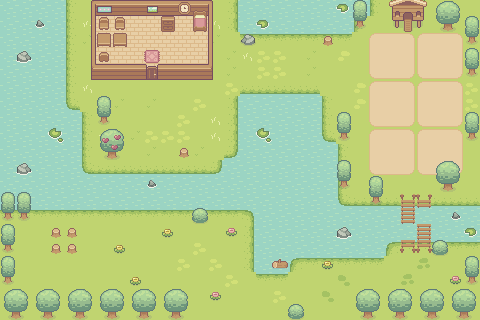

Rendered tile map (Tiled .tmx) drawn with the repository's tilesets; below, a short description and the map source with its tile grids summarised:
An orthogonal 30x20 tile map with 16x16 px tiles, 22 tile layers (water, grass, to_kota, spawn_kota, ...), 15 hidden layers not drawn, 13 tilesets.

<map version="1.10" tiledversion="1.12.1" orientation="orthogonal" renderorder="right-down" width="30" height="20" tilewidth="16" tileheight="16" infinite="0" nextlayerid="39" nextobjectid="1">
 <tileset firstgid="1" source="Grass.tsx" />
 <tileset firstgid="78" source="Water.tsx" />
 <tileset firstgid="82" source="Hills.tsx" />
 <tileset firstgid="181" source="Wooden_House_Walls_Tilset.tsx" />
 <tileset firstgid="196" source="Doors.tsx" />
 <tileset firstgid="200" source="Basic Furniture.tsx" />
 <tileset firstgid="357" source="Basic_Grass_Biom_things.tsx" />
 <tileset firstgid="402" source="Tilled_Dirt_Wide_v2.tsx" />
 <tileset firstgid="479" source="Basic Plants.tsx" />
 <tileset firstgid="491" source="Wood_Bridge.tsx" />
 <tileset firstgid="506" source="Free_Chicken_House.tsx" />
 <tileset firstgid="515" source="Chest.tsx" />
 <tileset firstgid="605" source="MonedaD.tsx" />
 <layer id="2" name="water" width="30" height="20">
  <data>[600 cells, 267 non-empty, 5 distinct tile ids]</data>
 </layer>
 <layer id="1" name="grass" width="30" height="20">
  <data>[600 cells, 426 non-empty, 16 distinct tile ids]</data>
 </layer>
 <layer id="34" name="to_kota" width="30" height="20">
  <data>[600 cells, 1 non-empty, 1 distinct tile ids]</data>
 </layer>
 <layer id="35" name="spawn_kota" width="30" height="20">
  <data>[600 cells, 1 non-empty, 1 distinct tile ids]</data>
 </layer>
 <layer id="31" name="bridge" width="30" height="20">
  <data>[600 cells, 6 non-empty, 3 distinct tile ids]</data>
 </layer>
 <layer id="38" name="bridge_bener" width="30" height="20" visible="0">
  <data>[600 cells, 8 non-empty, 3 distinct tile ids]</data>
 </layer>
 <layer id="14" name="plant_area1" width="30" height="20">
  <data>[600 cells, 9 non-empty, 9 distinct tile ids]</data>
 </layer>
 <layer id="25" name="plant_area2" width="30" height="20">
  <data>[600 cells, 9 non-empty, 9 distinct tile ids]</data>
 </layer>
 <layer id="26" name="plant_area3" width="30" height="20">
  <data>[600 cells, 9 non-empty, 9 distinct tile ids]</data>
 </layer>
 <layer id="27" name="plant_area4" width="30" height="20">
  <data>[600 cells, 9 non-empty, 9 distinct tile ids]</data>
 </layer>
 <layer id="28" name="plant_area5" width="30" height="20">
  <data>[600 cells, 9 non-empty, 9 distinct tile ids]</data>
 </layer>
 <layer id="29" name="plant_area6" width="30" height="20">
  <data>[600 cells, 9 non-empty, 9 distinct tile ids]</data>
 </layer>
 <layer id="12" name="tree" width="30" height="20">
  <data>[600 cells, 89 non-empty, 14 distinct tile ids]</data>
 </layer>
 <layer id="32" name="flower" width="30" height="20">
  <data>[600 cells, 7 non-empty, 2 distinct tile ids]</data>
 </layer>
 <layer id="15" name="bit1" width="30" height="20" visible="0">
  <data>[600 cells, 1 non-empty, 1 distinct tile ids]</data>
 </layer>
 <layer id="16" name="bit2" width="30" height="20" visible="0">
  <data>[600 cells, 1 non-empty, 1 distinct tile ids]</data>
 </layer>
 <layer id="17" name="bit3" width="30" height="20" visible="0">
  <data>[600 cells, 1 non-empty, 1 distinct tile ids]</data>
 </layer>
 <layer id="18" name="bit4" width="30" height="20" visible="0">
  <data>[600 cells, 1 non-empty, 1 distinct tile ids]</data>
 </layer>
 <layer id="19" name="bitdone" width="30" height="20" visible="0">
  <data>[600 cells, 1 non-empty, 1 distinct tile ids]</data>
 </layer>
 <layer id="20" name="gandum1" width="30" height="20" visible="0">
  <data>[600 cells, 1 non-empty, 1 distinct tile ids]</data>
 </layer>
 <layer id="21" name="gandum2" width="30" height="20" visible="0">
  <data>[600 cells, 1 non-empty, 1 distinct tile ids]</data>
 </layer>
 <layer id="22" name="gandum3" width="30" height="20" visible="0">
  <data>[600 cells, 1 non-empty, 1 distinct tile ids]</data>
 </layer>
 <layer id="23" name="gandum4" width="30" height="20" visible="0">
  <data>[600 cells, 1 non-empty, 1 distinct tile ids]</data>
 </layer>
 <layer id="24" name="gandumdone" width="30" height="20" visible="0">
  <data>[600 cells, 1 non-empty, 1 distinct tile ids]</data>
 </layer>
 <layer id="13" name="rock" width="30" height="20">
  <data>[600 cells, 11 non-empty, 4 distinct tile ids]</data>
 </layer>
 <layer id="33" name="selling_place" width="30" height="20">
  <data>[600 cells, 6 non-empty, 6 distinct tile ids]</data>
 </layer>
 <layer id="4" name="spawn" width="30" height="20">
  <data>[600 cells, 1 non-empty, 1 distinct tile ids]</data>
 </layer>
 <layer id="3" name="house_line" width="30" height="20">
  <data>[600 cells, 23 non-empty, 8 distinct tile ids]</data>
 </layer>
 <layer id="5" name="house_floor" width="30" height="20">
  <data>[600 cells, 22 non-empty, 1 distinct tile ids]</data>
 </layer>
 <layer id="6" name="doors_close" width="30" height="20">
  <data>[600 cells, 1 non-empty, 1 distinct tile ids]</data>
 </layer>
 <layer id="7" name="doors_half" width="30" height="20" visible="0">
  <data>[600 cells, 1 non-empty, 1 distinct tile ids]</data>
 </layer>
 <layer id="8" name="doors_open" width="30" height="20" visible="0">
  <data>[600 cells, 1 non-empty, 1 distinct tile ids]</data>
 </layer>
 <layer id="9" name="bed" width="30" height="20">
  <data>[600 cells, 2 non-empty, 2 distinct tile ids]</data>
 </layer>
 <layer id="36" name="chest" width="30" height="20" visible="0">
  <data>[600 cells, 1 non-empty, 1 distinct tile ids]</data>
 </layer>
 <layer id="37" name="coin" width="30" height="20" visible="0">
  <data>[600 cells, 1 non-empty, 1 distinct tile ids]</data>
 </layer>
 <layer id="10" name="house_object" width="30" height="20">
  <data>[600 cells, 9 non-empty, 7 distinct tile ids]</data>
 </layer>
 <layer id="11" name="keset" width="30" height="20">
  <data>[600 cells, 1 non-empty, 1 distinct tile ids]</data>
 </layer>
</map>
